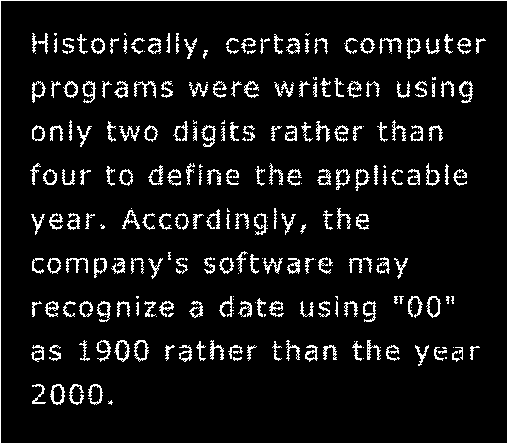
#> input picture DIP3E_Original/CH09_Images/Fig0907(a)(text_gaps_1_and_2_pixels).tif, 508 x 444 px
$ python CH09-Morphology_ErodeDilate.py
#> lines starting #> are read from the running program, lines starting #| are printed output that depends on the picture
#!/bin/env python
#
# 膨胀 dilate
#

import cv2
import numpy as np
import matplotlib.pyplot as plt

def dilate(im, plot: plt.Axes):
    _, bin_im = cv2.threshold(im, 135, 255, cv2.THRESH_BINARY)
    dilate_im = cv2.dilate(bin_im, (3, 3))
    if plot is not None:
        plot.set_title("dilate image")
        plot.set_xticks([])
        plot.set_yticks([])
        plot.imshow(dilate_im, cmap='gray')
    return dilate_im

if __name__ == '__main__':
    figure = plt.figure()
    im = cv2.imread('CH09_Images/Fig0907(a)(text_gaps_1_and_2_pixels).tif')
#> im is the input picture: shape (444, 508, 3); 7.9% white in thin lines or dots
    gray_im = cv2.cvtColor(im, cv2.COLOR_BGR2GRAY)
#> gray_im: shape (444, 508); 7.9% white in thin lines or dots

    plot = figure.add_subplot(121)
    plot.set_title('origin gray')
    plot.set_xticks([])
    plot.set_yticks([])
    plot.imshow(gray_im, cmap='gray')

    dilate_im = dilate(gray_im, figure.add_subplot(122))
#> in dilate, `dilate_im = cv2.dilate(bin_im, (3, 3))`:
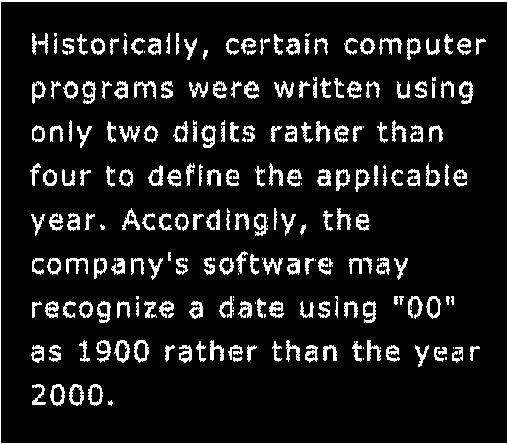
#> dilate_im: shape (444, 508); 10.4% white in thin lines or dots
    plt.show()
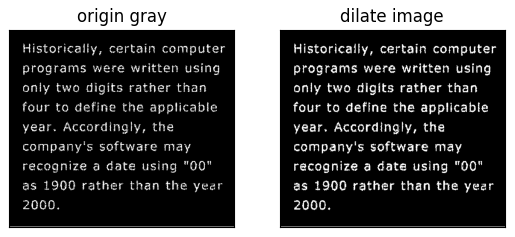
#> figure drawn by matplotlib, 2 panels
